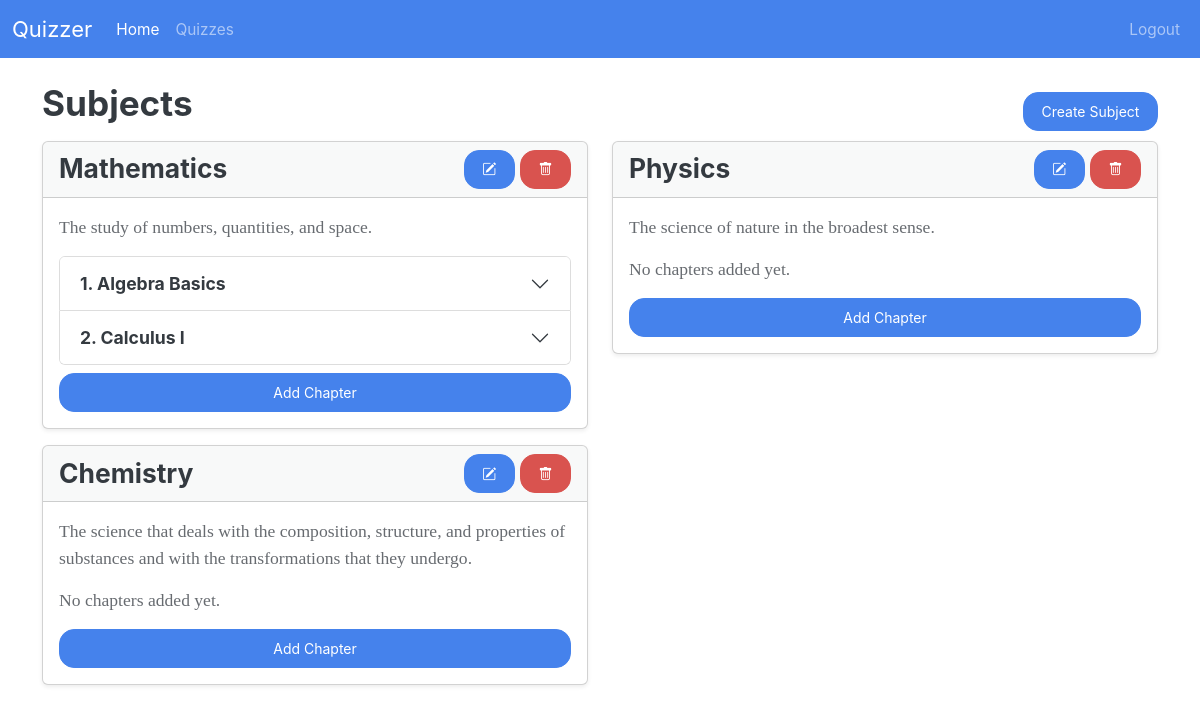
Page /admin/ (signed in) on the earlier database version.
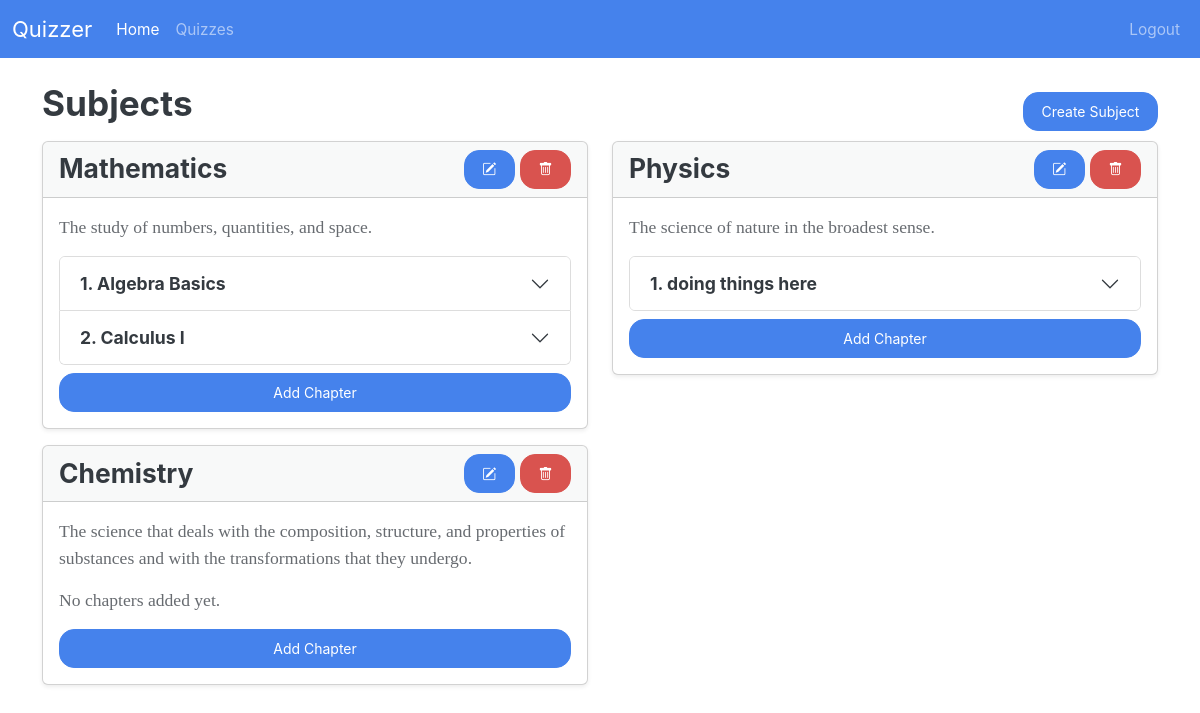
Same page on the later database version.
### models/models.py (models this page shows)
class Subject(db.Model):
    __tablename__ = "subject"
    subject_id: Mapped[id_pk]
    subject_name: Mapped[str]
    description: Mapped[str]
    chapters: Mapped[List["Chapter"]] = relationship(
        back_populates="subject", cascade="all,delete-orphan"
    )

class Chapter(db.Model):
    __tablename__ = "chapter"
    subject_id: Mapped[int] = mapped_column(
        ForeignKey("subject.subject_id"), primary_key=True
    )
    chapter_id: Mapped[int] = mapped_column(primary_key=True)
    chapter_name: Mapped[str]
    description: Mapped[str]
    subject: Mapped["Subject"] = relationship(back_populates="chapters")
    quizzes: Mapped[List["Quiz"]] = relationship(
        back_populates="chapter",
    )

### routes/admin_routes.py (the view)
@admin_bp.route("/", methods=["GET"])
def admin_home():
    subject_form = SubjectForm()
    chapter_form = ChapterForm()
    quiz_form = QuizForm()
    subjects = db.session.scalars(select(Subject)).all()
    return render_template(
        "admin/home.html",
        subjects=subjects,
        subject_form=subject_form,
        chapter_form=chapter_form,
        quiz_form=quiz_form,
    )

### app.py (called while the page is built)
@app.template_global()
def is_active(page_name):
    return "active" if request.endpoint == page_name else ""

### routes/__init__.py (called while the page is built)
def init_login_manager(app):
    login_manager = LoginManager()
    login_manager.init_app(app)
    login_manager.login_view = "auth.login"  # goes to the login() function in auth_bp
    @login_manager.user_loader
    def load_user(user_id):
        return db.session.scalar(select(User).where(User.user_id == user_id))

### routes/admin_routes.py (called while the page is built)
@admin_bp.before_request
def require_admin():
    if not current_user.is_authenticated or current_user.username != "admin":
        return current_app.login_manager.unauthorized()

### templates/admin/home.html (shortened to what this page needs)
{% extends "base.html" %} {% block title %} Admin Dashboard {% endblock %} {%
block body %} {% include "admin/nav.html" %}
<div class="container mt-4">
  <div class="card-header d-flex justify-content-between align-items-center">
    <h2 class="mb-3">Subjects</h2>
    <button
      type="button"
      class="btn btn-primary"
      data-bs-toggle="modal"
      data-bs-target="#createSubjectModal"
    >
      Create Subject
    </button>
  </div>
  <div class="row row-cols-1 row-cols-md-2">
    {% for subject in subjects %}
    <div class="col">
      <div class="card mb-3 shadow-sm">
        <div
          class="card-header d-flex justify-content-between align-items-center"
        >
          <h4 class="mb-0">{{ subject.subject_name }}</h4>
          <div>
            <button
              type="button"
              class="btn btn-primary"
              data-bs-toggle="modal"
              data-bs-target="#editSubjectModal"
              onclick='updateModalFormAction(
                      "{{ url_for("admin.edit_subject", subject_id=subject.subject_id) }}",
                      "editSubjectModal",
                      {{
                        {
                        "subject_name": subject.subject_name,
                        "description": subject.description
                        }
                      }}
                    )'
            >
              <i class="bi bi-pencil-square"></i>
            </button>
            <button
              class="btn btn-danger btn"
              onclick="handleDelete('{{ url_for('admin.delete_subject', subject_id=subject.subject_id) }}')"
            >
              <i class="bi bi-trash"></i>
            </button>
          </div>
        </div>
        <div class="card-body">
          <p class="text-muted">{{subject.description}}</p>
          {% if subject.chapters %}
          <div class="accordion" id="chaptersAccordion">
            {% for chapter in subject.chapters %}
            <div class="accordion-item">
              <h2
                class="accordion-header"
                id="heading{{subject.subject_id}}/{{ chapter.chapter_id }}"
              >
                <button
                  class="accordion-button collapsed"
                  type="button"
                  data-bs-toggle="collapse"
                  data-bs-target="#collapse{{subject.subject_id}}/{{ chapter.chapter_id }}"
                  aria-expanded="false"
                  aria-controls="collapse{{subject.subject_id}}/{{ chapter.chapter_id }}"
                >
                  <strong
                    >{{ chapter.chapter_id }}. {{ chapter.chapter_name
                    }}</strong
                  >
                </button>
              </h2>
            </div>
            {% endfor %}
          </div>
          {% else %}
          <p class="text-muted">No chapters added yet.</p>
          {% endif %}
          <div class="mt-2 d-grid gap-1">
            <button
              type="button"
              class="btn btn-primary"
              data-bs-toggle="modal"
              data-bs-target="#createChapterModal"
              onclick="updateModalFormAction(
            '{{url_for('admin.create_chapter', subject_id=subject.subject_id)}}',
            'createChapterModal')"
            >
              Add Chapter
            </button>
          </div>
        </div>
      </div>
    </div>
    {% endfor %}
  </div>
  {% import "macros.html" as macros %} {{
  url_for('admin.create_quiz', subject_id=0,chapter_id=0), quiz_form)}} {%
  endblock %}

### templates/base.html (shortened to what this page needs)
<!doctype html>
<html lang="en">
  <head>
    <link href="{{url_for("static", filename="style.css")}}" rel="stylesheet" />
  </head>
  <body>
    {% block body %} {% endblock %}
    <link
      rel="stylesheet"
      href="https://cdn.jsdelivr.net/npm/bootstrap-icons@1.5.0/font/bootstrap-icons.css"
    />
  </body>
</html>

### templates/admin/nav.html (shortened to what this page needs)
<nav class="navbar navbar-expand-lg bg-primary" data-bs-theme="dark">
  <div class="container-fluid">
    <a class="navbar-brand" href="#">Quizzer</a>
    <div class="collapse navbar-collapse" id="navbarColor01">
      <ul class="navbar-nav me-auto">
        <li class="nav-item">
          <a
            class="nav-link {{ is_active('admin.admin_home') }}"
            href="{{ url_for('admin.admin_home') }}"
            >Home</a
          >
        </li>
        <li class="nav-item">
          <a class="nav-link">Quizzes</a>
        </li>
      </ul>
      <ul class="navbar-nav">
        <li class="nav-item">
          <a class="nav-link" href="{{url_for('auth.logout')}}"> Logout </a>
        </li>
      </ul>
    </div>
  </div>
</nav>

Differences in the rows shown:
shown differently, row unchanged: Subject "Physics": no longer shows "No chapters added yet."
added Chapter: chapter_id "1", chapter_name "doing things here", shown under Subject "Physics"
